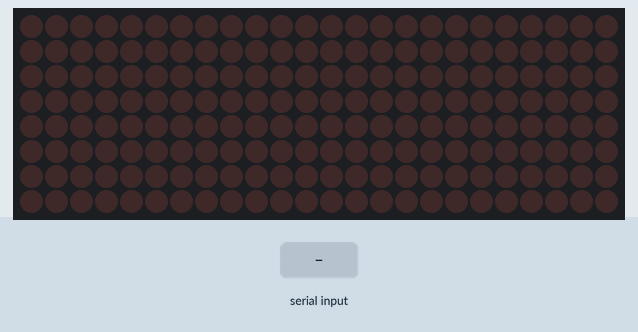
The sketch below on a simulated Arduino Uno, built with avr-gcc and run on an emulated ATmega328P. Shown: 24×8 LED matrix. The inputs (shaded band) are chosen by the test bench.

Above: at 2.2 s.
2.3 s: "1" received over Serial
At 3.45 s:
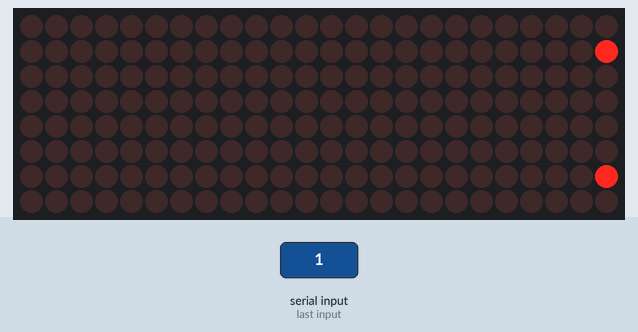
5.3 s: "0" received over Serial
At 6.45 s:
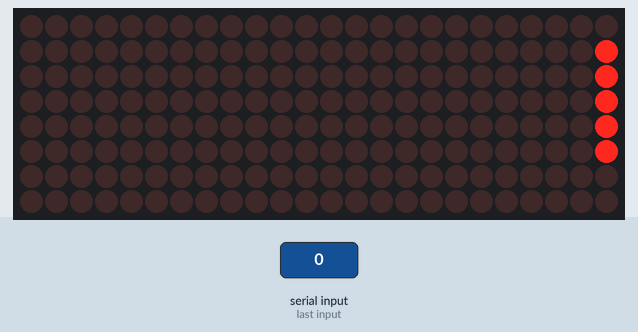
8.1 s: "2" received over Serial
At 9.25 s:
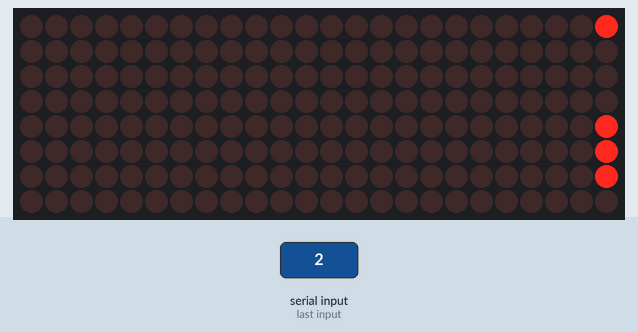
Timing chart, 0 to 11.1 s (numbered marks = the images above; inputs shaded):
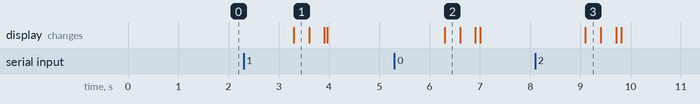

Measured:
- after the input at 2.3 s, the display: changes after 1.0 s (image 1)
- after the input at 5.3 s, the display: changes after 1.0 s (image 2)
- after the input at 8.1 s, the display: changes after 1.0 s (image 3)

The sketch:

letras_led.ino
```cpp
#include <MD_MAX72xx.h>

#define HARDWARE_TYPE MD_MAX72XX::DR0CR0RR1_HW
#define NUM_OF_MATRIX 3
#define CLK_PIN   6
#define DATA_PIN  7
#define CS_PIN    5

MD_MAX72XX cartel = MD_MAX72XX(HARDWARE_TYPE, DATA_PIN, CLK_PIN, CS_PIN, NUM_OF_MATRIX);

String mensaje = "";
String proximo_mensaje;

void setup() {
  // inicializar el objeto mx
  cartel.begin();

  // Establecer intencidad a un valor de 5
  cartel.control(MD_MAX72XX::INTENSITY, 10);

  // Desactivar auto-actualizacion
  cartel.control( MD_MAX72XX::UPDATE, false );

  // inicializar puerto Serie a 9600 baudios
  delay(1000);
  Serial.begin(9600);
}

void loop() {
  if (Serial.available() > 0) {
    String stringVal = Serial.readString();

    char charVal[stringVal.length() + 1];                      //initialise character array to store the values
    stringVal.toCharArray(charVal , stringVal.length() + 1);     //passing the value of the string to the character array

    mensaje = stringVal + "";

    slide_text(25);
  }
}

void slide_text(int ms_delay){
  int col = 0;
  int last_pos;
  bool completo = false;

  cartel.clear();

  while(completo == false ){
    last_pos = printText(col, mensaje);
    delay(ms_delay);
    col++;
    if(last_pos > (int)cartel.getColumnCount()){
      completo = true;
    }
  }
}

int printText(int pos, const String text){
  int w;

  for(int i = 0; i < text.length(); i++){
    // imprimir letra
    w = cartel.setChar(pos, text[i]);

    // la proxima letra empieza donde termina esta
    pos = pos - w;

    // Se deja una columna entre letras.
    cartel.setColumn(pos, B00000000);

    pos = pos - 1;

    if( pos < 0 ){
      break;
    }
  }

  cartel.update();
  return pos;
}
```
